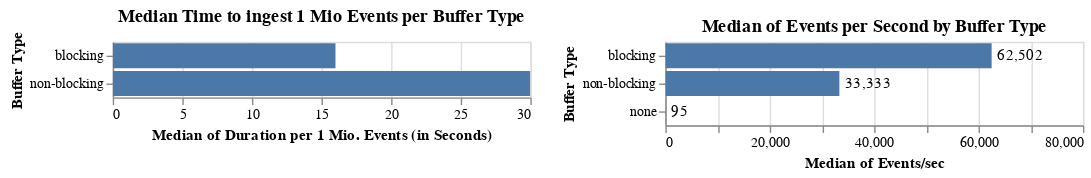

The notebook cell this image was saved under:
### Markdown cell above
## TODO measure standalone chronicleDB!

## TODO DEBS data

### Code cell
buffered_measurements_df = all_measurements_df[all_measurements_df['buffer_type'] != 'none']

time_per_buffer_plot = alt.Chart(buffered_measurements_df).mark_bar(clip=True).encode(
    x=alt.X('median(duration_per_mio_events_in_sec):Q', title="Median of Duration per 1 Mio. Events (in Seconds)"),
    y=alt.Y('buffer_type:N',title="Buffer Type"),
).properties(width=300, title="Median Time to ingest 1 Mio Events per Buffer Type")

events_per_sec_plot = alt.Chart(all_measurements_df).mark_bar(clip=True).encode(
    x=alt.X('median(events_per_second):Q', title="Median of Events/sec", scale=alt.Scale(domain=[0, 80000])),
    y=alt.Y('buffer_type:N',title="Buffer Type"),
).properties(width=300, title="Median of Events per Second by Buffer Type")


events_per_sec_plot = events_per_sec_plot + events_per_sec_plot.mark_text(
    align='left',
    color='black',
    dx=4,
    #dy=-18
).encode(
    text=alt.Text('median(events_per_second):Q', format=',.0f'),
)

time_per_buffer_plot | events_per_sec_plot

### Figure 1 — Vega-Lite specification as saved in the notebook (floating-point values rounded to 4 significant figures; data arrays with more than 128 entries replaced by an {"elided": "..."} marker saying what was removed)
{"config": {"view": {"continuousWidth": 400, "continuousHeight": 300}}, "hconcat": [{"data": {"name": "data-9f84b354fb7e65165d16d28a1784f37a"}, "mark": {"type": "bar", "clip": true}, "encoding": {"x": {"type": "quantitative", "aggregate": "median", "field": "duration_per_mio_events_in_sec", "title": "Median of Duration per 1 Mio. Events (in Seconds)"}, "y": {"type": "nominal", "field": "buffer_type", "title": "Buffer Type"}}, "title": "Median Time to ingest 1 Mio Events per Buffer Type", "width": 300}, {"layer": [{"mark": {"type": "bar", "clip": true}, "encoding": {"x": {"type": "quantitative", "aggregate": "median", "field": "events_per_second", "scale": {"domain": [0, 80000]}, "title": "Median of Events/sec"}, "y": {"type": "nominal", "field": "buffer_type", "title": "Buffer Type"}}, "title": "Median of Events per Second by Buffer Type", "width": 300}, {"mark": {"type": "text", "align": "left", "color": "black", "dx": 4}, "encoding": {"text": {"type": "quantitative", "aggregate": "median", "field": "events_per_second", "format": ",.0f"}, "x": {"type": "quantitative", "aggregate": "median", "field": "events_per_second", "scale": {"domain": [0, 80000]}, "title": "Median of Events/sec"}, "y": {"type": "nominal", "field": "buffer_type", "title": "Buffer Type"}}, "title": "Median of Events per Second by Buffer Type", "width": 300}], "data": {"name": "data-7019ebf4be760b57eff80fbfc8935854"}}], "$schema": "https://vega.github.io/schema/vega-lite/v4.8.1.json", "datasets": {"data-9f84b354fb7e65165d16d28a1784f37a": {"elided": "332 records"}, "data-7019ebf4be760b57eff80fbfc8935854": {"elided": "362 records"}}}
